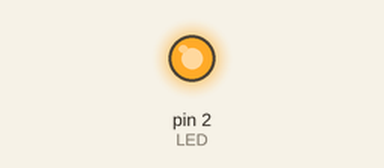
A sketch run on a simulated Arduino Uno, built with avr-gcc and run on an emulated ATmega328P. Shown: output pins drawn as LEDs (lit = HIGH).

Above: at 0.15 s.
At 15.2 s:
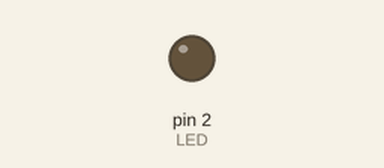
Timing chart, 0 to 16.9 s (numbered marks = the images above):
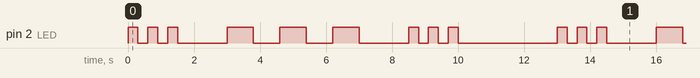

The sketch:

code.ino
```cpp
/*
	Projeto: Projeto S.O.S
    Cliente: SENAI-Timbó
    Projetista: William Colasso Pereira
    Data: 27/05/2024

    Resumo: Projeto de ajuda com código morse

*/

#define tempo_Ponto 300 //O tempo de espera de um ponto é 300ms
#define tempo_Traco 800	//O tempo de espera de um traço é 800ms
#define tempo_Intervalo 1500	//O tempo de espera de uma letra para outra é 1500ms
#define tempo_Retransmissao 3000 //O tempo até o ciclo recomeçar é 3000ms
#define LED 2


void setup()
{
 pinMode(LED,OUTPUT);
}

void loop()
{
  digitalWrite(LED,HIGH);//Impulso Alto na porta 2
  delay(tempo_Ponto); 	//Espera o tempo de um ponto
  digitalWrite(LED,LOW);//Impulso Baixo na porta 2
  delay(tempo_Ponto);	//Espera o tempo de um ponto
  digitalWrite(LED,HIGH);//Impulso Alto na porta 2
  delay(tempo_Ponto);	//Espera o tempo de um ponto
  digitalWrite(LED,LOW);//Impulso Baixo na porta 2
  delay(tempo_Ponto);	//Espera o tempo de um ponto
  digitalWrite(LED,HIGH);//Impulso Alto na porta 2
  delay(tempo_Ponto);	//Espera o tempo de um ponto
  digitalWrite(LED,LOW);//Impulso Baixo na porta 2
  //3 Pontos = 'S'
  delay(tempo_Intervalo);

  digitalWrite(LED,HIGH);//Impulso Alto na porta 2
  delay(tempo_Traco);	//Espera o tempo de um traço
  digitalWrite(LED,LOW);//Impulso Baixo na porta 2
  delay(tempo_Traco);	//Espera o tempo de um traço
  digitalWrite(LED,HIGH);//Impulso Alto na porta 2
  delay(tempo_Traco);	//Espera o tempo de um traço
  digitalWrite(LED,LOW);//Impulso Baixo na porta 2
  delay(tempo_Traco);	//Espera o tempo de um traço
  digitalWrite(LED,HIGH);//Impulso Alto na porta 2
  delay(tempo_Traco);	//Espera o tempo de um traço
  digitalWrite(LED,LOW);//Impulso Baixo na porta 2
  //3 Traços = 'O'
  delay(tempo_Intervalo);//Espera o tempo do intervalo

  digitalWrite(LED,HIGH);//Impulso Alto na porta 2
  delay(tempo_Ponto); 	//Espera o tempo de um ponto
  digitalWrite(LED,LOW);//Impulso Baixo na porta 2
  delay(tempo_Ponto);	//Espera o tempo de um ponto
  digitalWrite(LED,HIGH);//Impulso Alto na porta 2
  delay(tempo_Ponto);	//Espera o tempo de um ponto
  digitalWrite(LED,LOW);//Impulso Baixo na porta 2
  delay(tempo_Ponto);	//Espera o tempo de um ponto
  digitalWrite(LED,HIGH);//Impulso Alto na porta 2
  delay(tempo_Ponto);	//Espera o tempo de um ponto
  digitalWrite(LED,LOW);//Impulso Baixo na porta 2
  //3 Pontos = 'S'
  //Resultado, 3 Pontos +3 Traços+3 Pontos = 'S'+'O'+'S'= "SOS"
  delay(tempo_Retransmissao); //Espera o tempo de retransmissão
  //Fim do loop
}
```

Measured:
- by itself, pin 2 (LED): repeats every 13.0 s: 2 × (LOW 0.30 s, HIGH 0.30 s), LOW 1.5 s, 2 × (HIGH 0.80 s, LOW 0.80 s), HIGH 0.80 s, LOW 1.5 s, 2 × (HIGH 0.30 s, LOW 0.30 s), HIGH 0.30 s, LOW 3.0 s, HIGH 0.30 s
- by itself, everything shown: repeats every 13.0 s, in 18 steps
